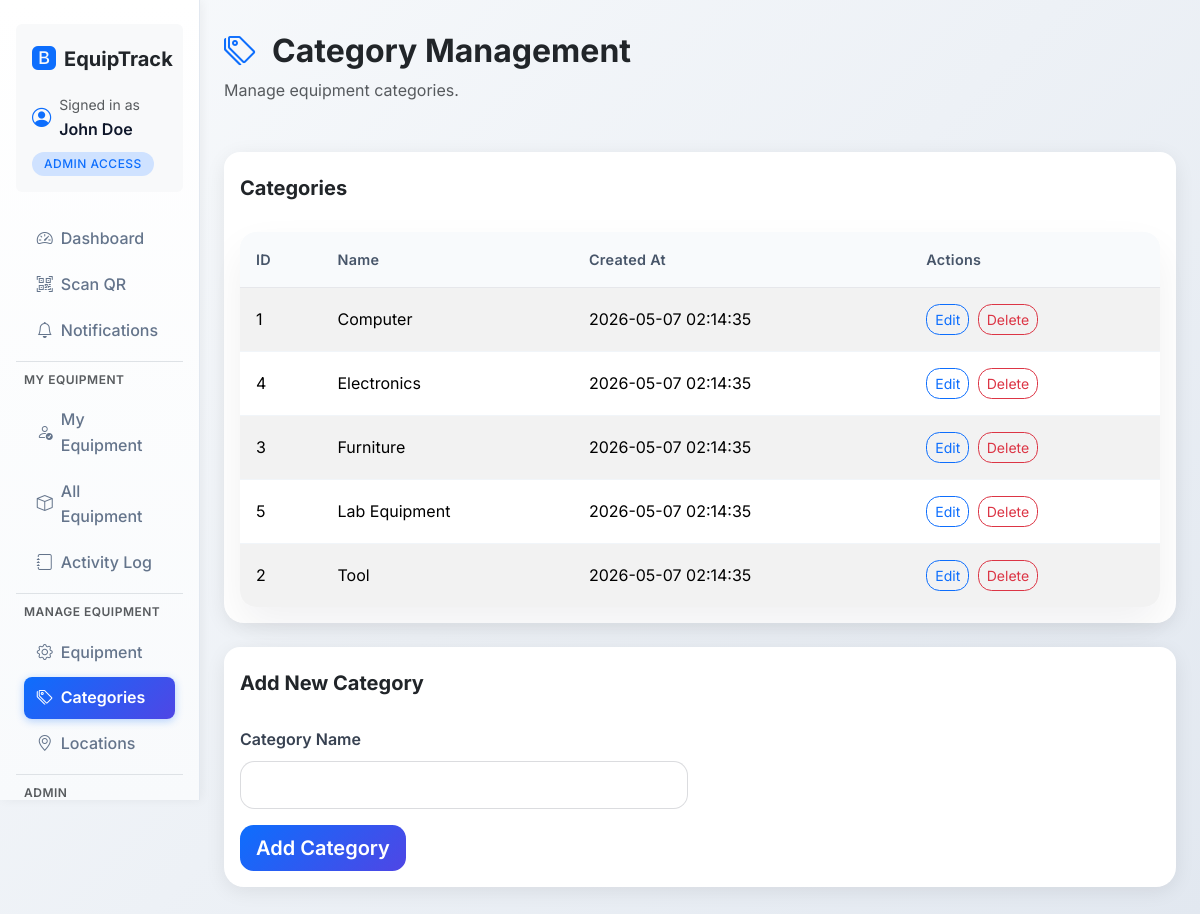
The app's page /categories.php (signed in) with its own data.
### tables this page shows
CREATE TABLE `categories` (
  `id` int NOT NULL,
  `name` varchar(100) NOT NULL,
  `created_at` datetime DEFAULT CURRENT_TIMESTAMP
);

### config/auth.php (called while the page is built, shortened)
<?php
function auth_user() {
    return $_SESSION['user'] ?? null;
}

### categories.php (the view, shortened to what this page needs)
<?php
require_once __DIR__ . '/config/auth.php';
$user = auth_user();
require_once __DIR__ . '/config/db.php';
require_once __DIR__ . '/api/auth_helper.php';
$categories = [];
$result = $connection->query('SELECT id, name, created_at FROM categories ORDER BY name');
if ($result) {
    while ($row = $result->fetch_assoc()) {
        $categories[] = $row;
    }
}
?>
<!DOCTYPE html>
<html lang="en">
<?php
include __DIR__ . '/includes/head.php';
?>
<body>
    <div class="container-fluid">
        <div class="row">
            <?php $activePage = 'categories'; include __DIR__ . '/includes/sidebar.php'; ?>
            <main class="col-12 col-md-9 col-lg-10 content-area px-4">
                <div class="d-flex justify-content-between align-items-center mb-5">
                    <div>
                        <h1 class="h2 fw-bold text-dark mb-2">
                            <i class="bi bi-tags text-primary me-3"></i>Category Management
                        </h1>
                        <p class="text-muted mb-0 fs-6">Manage equipment categories.</p>
                    </div>
                </div>
                <div class="row">
                    <div class="col-12">
                        <div class="card">
                            <div class="card-header bg-white border-0 pt-4 pb-3">
                                <h5 class="mb-0 fw-bold">Categories</h5>
                            </div>
                            <div class="card-body">
                                <div class="table-responsive">
                                    <table class="table table-striped">
                                        <thead>
                                            <tr>
                                                <th>ID</th>
                                                <th>Name</th>
                                                <th>Created At</th>
                                                <th>Actions</th>
                                            </tr>
                                        </thead>
                                        <tbody>
                                            <?php foreach ($categories as $cat): ?>
                                                <tr>
                                                    <td><?php echo htmlspecialchars($cat['id']); ?></td>
                                                    <td><?php echo htmlspecialchars($cat['name']); ?></td>
                                                    <td><?php echo htmlspecialchars($cat['created_at']); ?></td>
                                                    <td>
                                                        <button class="btn btn-sm btn-outline-primary me-1" onclick="editCategory(<?php echo $cat['id']; ?>, '<?php echo htmlspecialchars($cat['name']); ?>')">Edit</button>
                                                        <button class="btn btn-sm btn-outline-danger" onclick="deleteCategory(<?php echo $cat['id']; ?>, '<?php echo htmlspecialchars($cat['name']); ?>')">Delete</button>
                                                    </td>
                                                </tr>
                                            <?php endforeach; ?>
                                        </tbody>
                                    </table>
                                </div>
                            </div>
                        </div>
                    </div>
                </div>
                <div class="row mt-4">
                    <div class="col-12">
                        <div class="card">
                            <div class="card-header bg-white border-0 pt-4 pb-3">
                                <h5 class="mb-0 fw-bold">Add New Category</h5>
                            </div>
                            <div class="card-body">
                                <form id="add-category-form">
                                    <div class="row">
                                        <div class="col-12 col-md-6 mb-3">
                                            <label for="category-name" class="form-label">Category Name</label>
                                            <input type="text" class="form-control form-control-lg" id="category-name" required>
                                        </div>
                                    </div>
                                    <button type="submit" class="btn btn-primary btn-lg">Add Category</button>
                                </form>
                            </div>
                        </div>
                    </div>
                </div>
            </main>
        </div>
    </div>
</body>
</html>

### includes/head.php (shortened to what this page needs)
<head>
    <link href="https://cdn.jsdelivr.net/npm/bootstrap@5.3.8/dist/css/bootstrap.min.css" rel="stylesheet">
    <link rel="stylesheet" href="https://cdnjs.cloudflare.com/ajax/libs/bootstrap-icons/1.13.1/font/bootstrap-icons.min.css" />
    <link rel="stylesheet" href="assets/css/app.css">
</head>

### includes/sidebar.php (shortened to what this page needs)
<aside class="d-none d-md-block col-md-3 col-lg-2 sidebar py-4 px-3">
    <div class="mb-4 p-3 bg-light rounded">
        <a href="index.php" class="d-flex align-items-center mb-3 text-decoration-none">
            <i class="bi bi-bootstrap-fill text-primary me-2" style="font-size: 1.5rem;"></i>
            <span class="h5 mb-0 text-dark fw-bold">EquipTrack</span>
        </a>
        <div class="d-flex align-items-center mb-2">
            <i class="bi bi-person-circle text-primary me-2" style="font-size: 1.2rem;"></i>
            <div>
                <div class="text-muted small mb-0">Signed in as</div>
                <div class="fw-semibold"><?php echo htmlspecialchars($user['name'] ?: $user['username']); ?></div>
            </div>
        </div>
        <div class="badge bg-primary-subtle text-primary small"><?php echo htmlspecialchars($user['role']); ?> Access</div>
    </div>
    <nav class="nav flex-column">
        <a class="nav-link py-2 <?php echo ($activePage === 'dashboard' ? 'active' : ''); ?>" href="index.php"><i class="bi bi-speedometer2 me-2"></i>Dashboard</a>
        <a class="nav-link py-2 <?php echo ($activePage === 'scan' ? 'active' : ''); ?>" href="scan.php"><i class="bi bi-qr-code-scan me-2"></i>Scan QR</a>
        <a class="nav-link py-2 <?php echo ($activePage === 'notifications' ? 'active' : ''); ?>" href="notifications.php"><i class="bi bi-bell me-2"></i>Notifications</a>
        <?php if ($user['role'] === 'Staff' || $user['role'] === 'Admin'): ?>
            <div class="nav-divider my-2" style="border-top: 1px solid #dee2e6;"></div>
            <div class="text-uppercase text-muted small px-2 mb-2" style="font-size: 0.75rem; font-weight: 600; letter-spacing: 0.5px;">My Equipment</div>
            <a class="nav-link py-2 <?php echo ($activePage === 'my_equipment' ? 'active' : ''); ?>" href="my_equipment.php"><i class="bi bi-person-check me-2"></i>My Equipment</a>
            <a class="nav-link py-2 <?php echo ($activePage === 'staff_equipment' ? 'active' : ''); ?>" href="staff_equipment.php"><i class="bi bi-box me-2"></i>All Equipment</a>
            <a class="nav-link py-2 <?php echo ($activePage === 'staff_logs' ? 'active' : ''); ?>" href="staff_logs.php"><i class="bi bi-journal me-2"></i>Activity Log</a>
        <?php endif; ?>
        <?php if ($user['role'] === 'Admin'): ?>
            <div class="nav-divider my-2" style="border-top: 1px solid #dee2e6;"></div>
            <div class="text-uppercase text-muted small px-2 mb-2" style="font-size: 0.75rem; font-weight: 600; letter-spacing: 0.5px;">Manage Equipment</div>
            <a class="nav-link py-2 <?php echo ($activePage === 'equipment' ? 'active' : ''); ?>" href="equipment.php"><i class="bi bi-gear me-2"></i>Equipment</a>
            <a class="nav-link py-2 <?php echo ($activePage === 'categories' ? 'active' : ''); ?>" href="categories.php"><i class="bi bi-tags me-2"></i>Categories</a>
            <a class="nav-link py-2 <?php echo ($activePage === 'locations' ? 'active' : ''); ?>" href="locations.php"><i class="bi bi-geo-alt me-2"></i>Locations</a>
        <?php endif; ?>
        <?php if ($user['role'] === 'Admin'): ?>
            <div class="nav-divider my-2" style="border-top: 1px solid #dee2e6;"></div>
            <div class="text-uppercase text-muted small px-2 mb-2" style="font-size: 0.75rem; font-weight: 600; letter-spacing: 0.5px;">Admin</div>
        <?php endif; ?>
    </nav>
</aside>

### assets/css/app.css (style rules this page uses)
:root { color-scheme: light; font-family: 'Inter', 'Segoe UI', system-ui, -apple-system, BlinkMacSystemFont, 'Segoe UI', sans-serif; color: #102a43; background: #eef5ff; }
body { background: linear-gradient(135deg, #f8fafc 0%, #e2e8f0 100%); min-height: 100vh; color: #0f172a; }
.sidebar { min-height: 100vh; border-right: 1px solid #e2e8f0; background: linear-gradient(180deg, #ffffff 0%, #f8fafc 100%); box-shadow: 2px 0 10px rgba(0,0,0,0.05); }
.sidebar .nav-link { color: #64748b; border-radius: 8px; margin: 2px 8px; transition: all 0.2s ease; }
.sidebar .nav-link.active { background: linear-gradient(135deg, #0d6efd, #4f46e5); color: white; font-weight: 600; box-shadow: 0 2px 8px rgba(13, 110, 253, 0.3); }
.content-area { padding: 2rem 0; }
.card { border: none; border-radius: 16px; box-shadow: 0 4px 20px rgba(0,0,0,0.08); background: white; }
.card-header { background: white; border-bottom: none; border-radius: 16px 16px 0 0 !important; }
.btn-primary { background: linear-gradient(135deg, #0d6efd, #4f46e5); border: none; border-radius: 12px; font-weight: 600; transition: all 0.2s ease; }
.form-control { border-radius: 8px; border: 1px solid #d1d5db; transition: all 0.2s ease; }
.form-label { font-weight: 600; color: #374151; }
.table { border-radius: 12px; overflow: hidden; box-shadow: 0 2px 10px rgba(0,0,0,0.05); }
.table thead th { background: linear-gradient(135deg, #f8fafc, #e2e8f0); border: none; font-weight: 600; color: #374151; padding: 1rem; }
.table tbody td { border: none; padding: 1rem; vertical-align: middle; }
.table tbody tr { border-bottom: 1px solid #f1f5f9; transition: all 0.2s ease; }
.table tbody tr:last-child { border-bottom: none; }
.badge { font-size: 0.75rem; padding: 0.375rem 0.75rem; border-radius: 20px; font-weight: 500; }
.sidebar.d-none.d-md-block { position: sticky; top: 0; max-height: 100vh; overflow-y: auto; }
.form-control, .form-control-file, .custom-select { border-radius: 0.9rem; border-color: rgba(15, 23, 42, 0.15); }
.table-responsive { border-radius: 1rem; overflow: hidden; box-shadow: 0 18px 40px rgba(15, 23, 42, 0.06); }
.table { margin-bottom: 0; }
.table thead th { color: #475569; font-size: 0.9rem; letter-spacing: 0.02em; border-bottom: 1px solid rgba(15, 23, 42, 0.08); }
.table tbody td { white-space: nowrap; }
.badge { border-radius: 0.8rem; text-transform: uppercase; letter-spacing: 0.04em; }
html { box-sizing: border-box; }
*, *::before, *::after { box-sizing: inherit; }
body { margin: 0; font-family: 'Inter', 'Segoe UI', system-ui, -apple-system, BlinkMacSystemFont, 'Segoe UI', sans-serif; line-height: 1.6; }
.container, .container-fluid { width: 100%; margin: 0 auto; }
.nav-link { display: inline-flex; align-items: center; padding: 0.55rem 0.8rem; color: #475569; font-weight: 500; text-decoration: none; border-radius: 0.75rem; }
.nav-link:hover, .nav-link.active { color: #111827; background: rgba(59, 130, 246, 0.08); }
.btn, button, input, select { transition: all 0.2s ease; }
.btn { border-radius: 0.85rem; }
.btn-primary { color: #ffffff; }
.card { border-radius: 1.25rem; }
.table { width: 100%; border-collapse: collapse; }
.table th, .table td { padding: 1rem 0.75rem; border-top: 1px solid rgba(15, 23, 42, 0.08); }
.table thead th { background: #f8fafc; font-weight: 600; color: #475569; }

### records on screen
categories: id "1", name "Computer", created_at "2026-05-07 02:14:35"
categories: id "4", name "Electronics", created_at "2026-05-07 02:14:35"
categories: id "3", name "Furniture", created_at "2026-05-07 02:14:35"
categories: id "5", name "Lab Equipment", created_at "2026-05-07 02:14:35"
categories: id "2", name "Tool", created_at "2026-05-07 02:14:35"

### other values on screen
$user['name'] ?: $user['username'] "John Doe"
$user['role'] "ADMIN"
